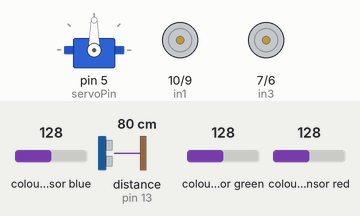
Recording of a sketch running on a simulated Arduino Uno, built with avr-gcc and run on an emulated ATmega328P. Parts: servo, motor-driver pin pairs drawn as motors (green arrow = first pin HIGH = forward, orange = second pin HIGH = backward, longer = more drive, scaled by the enable pin). Wiring (inferred from the names in the program): ultrasonic range finder: trigger pin 12; echo pin 13; TCS3200 colour sensor: output pin 4; S2 pin 2; S3 pin 3. Inputs (shaded band) come from the test bench; at power-on: colour sensor blue 128, distance to the obstacle (sensor on pin 13) 80 cm, colour sensor green 128, colour sensor red 128. The echo pulse lasts 58.3 µs per cm.

Above: at 0.5 s.
Timing chart, 0 to 3.0 s (numbered marks = the images above):
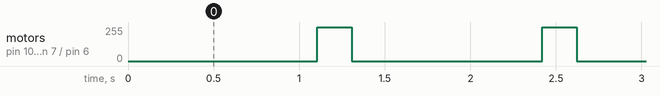

Measured:
- by itself, motor on pin 10 (in1) / pin 9 (in2), motor on pin 7 (in3) / pin 6 (in4): alternates forward 255/255 for 0.20 s and stopped for 1.1 s

The sketch:

challenge2.ino
```cpp
#include <Servo.h>

// Define color sensor pins
#define S0 0
#define S1 1
#define S2 2
#define S3 3
#define sensorOut 4

const int trigPin = 12;
const int echoPin = 13;


// ==========================
// CALIBRATION VALUES
// ==========================
// (These should be set using your calibration sketch)
// *Get these from Calibration Sketch
int redMin = 213; // Red minimum value
int redMax = 1365; // Red maximum value
int greenMin = 207; // Green minimum value
int greenMax = 1243; // Green maximum value
int blueMin = 180; // Blue minimum value
int blueMax = 1204; // Blue maximum value

// Variables for Color Pulse Width Measurements
int redPW = 0;
int greenPW = 0;
int bluePW = 0;

// Variables for final Color values
int redValue;
int greenValue;
int blueValue;


/* 6,7, 8, 9, 10, 11 */
// Motor A connections
int enA = 11;
int in1 = 10;
int in2 = 9;
// Motor B connections
int enB = 8;
int in3 = 7;
int in4 = 6;

Servo Clamp; //creating a servo object called Clamp

int servoPin = 5; //outputting values the Servo Clamp
int angle = 0;

int secPerRotation = 2800;

/*
  red = 001
  blue = 010
  green = 100
  none = 000
*/
int prevColor = 000;
int currentColor = 000;
int nextColor = 000;

// ==========================
// COLOR CONSTANTS & PATTERN
// ==========================

// Use simple constants to represent colors
#define COLOR_NONE  0
#define COLOR_RED   0x01  // 1 in decimal (001 in binary)
#define COLOR_BLUE  0x02  // 2 in decimal (010 in binary)
#define COLOR_GREEN 0x04  // 4 in decimal (100 in binary)
#define COLOR_WHITE 0x07  // 4 in decimal (100 in binary)

void setup() {
  // Initialize serial communication
  Serial.begin(9600);

  // Set trigPin as output and echoPin as input
  pinMode(trigPin, OUTPUT);
  pinMode(echoPin, INPUT);
  // Set all the motor control pins to outputs
  pinMode(enA, OUTPUT);
  pinMode(enB, OUTPUT);
  pinMode(in1, OUTPUT);
  pinMode(in2, OUTPUT);
  pinMode(in3, OUTPUT);
  pinMode(in4, OUTPUT);

  // Turn off motors - Initial state
  digitalWrite(in1, LOW);
  digitalWrite(in2, LOW);
  digitalWrite(in3, LOW);
  digitalWrite(in4, LOW);


  Clamp.attach(servoPin); //links servo to the pin

  // For PWM maximum possible values are 0 to 1
  digitalWrite(enA, HIGH);
  digitalWrite(enB, HIGH);


  // * USED FOR COLOR SETTING
  pinMode(S0, OUTPUT);
  pinMode(S1, OUTPUT);
  pinMode(S2, OUTPUT);
  pinMode(S3, OUTPUT);

  // Set Pulse Width scaling to 20%
  digitalWrite(S0, HIGH);
  digitalWrite(S1, LOW);

  // Set Sensor output as input
  pinMode(sensorOut, INPUT);

}


int forward[4] = { HIGH, LOW, HIGH, LOW };
int backward[4] = { LOW, HIGH, LOW, HIGH };
int left[4] = { LOW, HIGH, HIGH, LOW };
int right[4] = { HIGH, LOW, LOW, HIGH };


int lastMove = 000;

bool started = false;

void loop() {
  // Set motors to maximum speed
  int detectedColor = getColor();
  int currentDistance = getDistance();


  if (currentDistance <= 20) {
    // Serial.println("ran into wall");
    stop();
    detectedColor = getColor();
    if (detectedColor == COLOR_NONE){
    stop();
    while (true);
  }
    // Serial.println(detectedColor);
    delay(200);
    driveDirection(detectedColor);

  }

  drive(forward, 200);
  stop();
  delay(10);


  // if (currentDistance >= 10) {
  //   drive(forward, 1000);
  //   currentDistance = getDistance();
  //   if (currentDistance >= 10) {
  //     drive(left, secPerRotation * 0.50);
  //     drive(forward, 1000);
  //     driveDirection(detectedColor);
  //     drive(forward, 1000);
  //   }
  // }


}

void driveDirection(int detectedColor) { // changes per colour
  if (detectedColor == COLOR_RED) { // red
    drive(left, secPerRotation * 0.49);
  }

  if (detectedColor == COLOR_BLUE) { // blue
    drive(left, secPerRotation * 0.25);
  }

  if (detectedColor == COLOR_GREEN) { // green
    drive(right, secPerRotation * 0.25);
  }
}

int getColor() {
  // Read Red Pulse Width
  redPW = getRedPW();
  // Map to value from 0-255
  redValue = map(redPW, redMin, redMax, 255, 0);
  // Delay to stabilize sensor
  delay(200);

  // Read Green Pulse Width
  greenPW = getGreenPW();
  // Map to value from 0-255
  greenValue = map(greenPW, greenMin, greenMax, 255, 0);
  // Delay to stabilize sensor
  delay(200);

  // Read Blue Pulse Width
  bluePW = getBluePW();
  // Map to value from 0-255
  blueValue = map(bluePW, blueMin, blueMax, 255, 0);
  // Delay to stabilize sensor
  delay(200);

  // // Print output to Serial Monitor
  // Serial.print("Red PW = ");
  // Serial.print(redPW);
  // Serial.print(" - Green PW = ");
  // Serial.print(greenPW);
  // Serial.print(" - Blue PW = ");
  // Serial.println(bluePW);

  // // Print output to Serial Monitor
  // Serial.print("Red PW = ");
  // Serial.print(redValue);
  // Serial.print(" - Green PW = ");
  // Serial.print(greenValue);
  // Serial.print(" - Blue PW = ");
  // Serial.println(blueValue);

  if (redValue < 100 && blueValue < 100 && greenValue < 100) {
    // Serial.println("Black is detected");
    return COLOR_NONE;
  }
  else if (redValue > 210 && blueValue > 210 && greenValue > 210) {
    // Serial.println("floor is detected");
    return COLOR_WHITE;

  }
  else if (redValue > greenValue && redValue > blueValue) {
    // Serial.println("Red is Detected");
    return COLOR_RED;
  }
  else if (greenValue > blueValue && greenValue > redValue) {
    // Serial.println("Green is Detected");
    return COLOR_GREEN;
  }
  else if (blueValue > redValue && blueValue > greenValue) {
    // Serial.println("Blue is Detected");
    return COLOR_BLUE;

  }
  else {
    //  Serial.println("Nothing is Detected");
    return COLOR_WHITE;
  }
}


void drive(int driveMode[], int d) {
  digitalWrite(in1, driveMode[0]);
  digitalWrite(in2, driveMode[1]);
  digitalWrite(in3, driveMode[2]);
  digitalWrite(in4, driveMode[3]);
  delay(d);
}

void stop() {

  // Turn off motors
  digitalWrite(in1, LOW);
  digitalWrite(in2, LOW);
  digitalWrite(in3, LOW);
  digitalWrite(in4, LOW);
}

int getDistance() {
  // Clear the trigPin
  digitalWrite(trigPin, LOW);
  delayMicroseconds(2);

  // Send a 10-microsecond pulse to trigger
  digitalWrite(trigPin, HIGH);
  delayMicroseconds(10);
  digitalWrite(trigPin, LOW);

  // Read the echo time (in microseconds)
  long duration = pulseIn(echoPin, HIGH);

  // Calculate distance in cm (speed of sound = 34300 cm/s)
  int distance = duration * 0.034 / 2;

  // Print distance to the Serial Monitor
  // Serial.print("Distance: ");
  // Serial.print(distance);
  // Serial.println(" cm");

  // Wait a bit before the next measurement
  delay(500);
  return distance;
}


// Function to read Red Pulse Widths
int getRedPW() {
  // Set sensor to read Red only
  digitalWrite(S2, LOW);
  digitalWrite(S3, LOW);
  // Define integer to represent Pulse Width
  int PW;
  // Read the output Pulse Width
  PW = pulseIn(sensorOut, LOW);
  // Return the value
  return PW;
}

// Function to read Green Pulse Widths
int getGreenPW() {
  // Set sensor to read Green only
  digitalWrite(S2, HIGH);
  digitalWrite(S3, HIGH);
  // Define integer to represent Pulse Width
  int PW;
  // Read the output Pulse Width
  PW = pulseIn(sensorOut, LOW);
  // Return the value
  return PW;
}

// Function to read Blue Pulse Widths
int getBluePW() {
  // Set sensor to read Blue only
  digitalWrite(S2, LOW);
  digitalWrite(S3, HIGH);
  // Define integer to represent Pulse Width
  int PW;
  // Read the output Pulse Width
  PW = pulseIn(sensorOut, LOW);
  // Return the value
  return PW;
}
```
